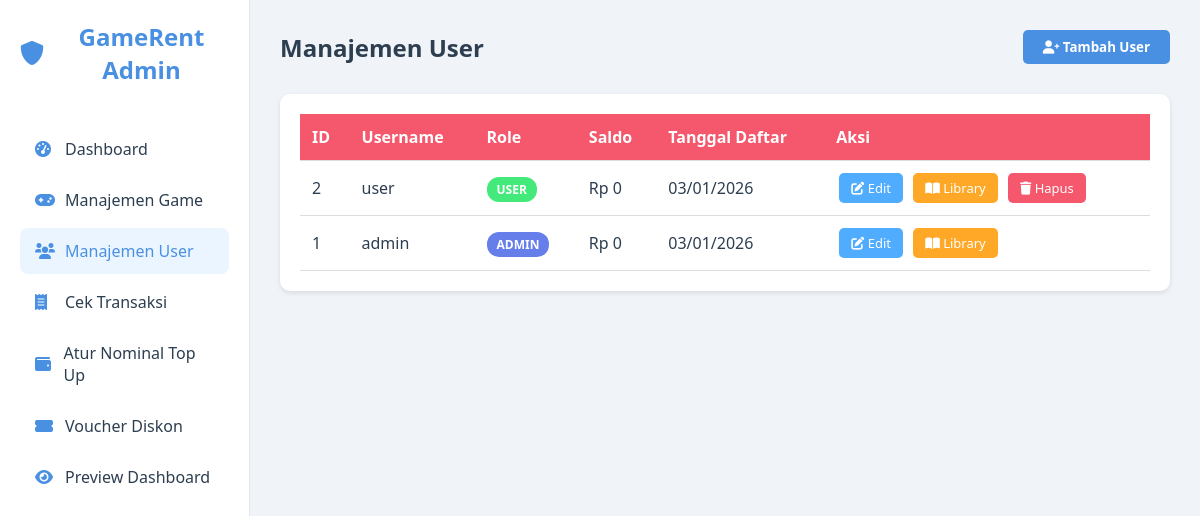
/admin_users.php (signed in), run on the app's committed database.
### tables this page shows
CREATE TABLE `users` (
  `id` int(11) NOT NULL,
  `username` varchar(50) NOT NULL,
  `password` varchar(255) NOT NULL,
  `role` enum('admin','user') DEFAULT 'user',
  `saldo` decimal(10,2) DEFAULT 0.00,
  `created_at` timestamp NOT NULL DEFAULT current_timestamp()
);

### admin_users.php (the view, shortened to what this page needs)
<?php
include 'config/database.php';
$users_query = "SELECT * FROM users ORDER BY id DESC";
$users_result = mysqli_query($conn, $users_query);
?>
<!DOCTYPE html>
<html lang="id">
<head>
    <link rel="stylesheet" href="https://cdnjs.cloudflare.com/ajax/libs/font-awesome/6.0.0/css/all.min.css">
    <link rel="stylesheet" href="aset/style.css">
</head>
<body>
    <?php include 'aset/admin_sidebar.php'; ?>
    <main class="main-content">
        <header class="top-bar">
            <div class="welcome-text">
                <h2>Manajemen User</h2>
            </div>
            <div class="user-action">
                <button class="btn btn-primary" onclick="openModal('addModal')">
                    <i class="fas fa-user-plus"></i> Tambah User
                </button>
            </div>
        </header>
        <section>
            <div class="table-container">
                <table>
                    <thead>
                        <tr>
                            <th>ID</th>
                            <th>Username</th>
                            <th>Role</th>
                            <th>Saldo</th>
                            <th>Tanggal Daftar</th>
                            <th>Aksi</th>
                        </tr>
                    </thead>
                    <tbody>
                        <?php while($user = mysqli_fetch_assoc($users_result)): ?>
                        <tr>
                            <td><?= $user['id'] ?></td>
                            <td><?= htmlspecialchars($user['username']) ?></td>
                            <td>
                                <span class="badge badge-<?= $user['role'] ?>">
                                    <?= strtoupper($user['role']) ?>
                                </span>
                            </td>
                            <td>Rp <?= number_format($user['saldo']) ?></td>
                            <td><?= date('d/m/Y', strtotime($user['created_at'])) ?></td>
                            <td>
                                <a href="javascript:void(0)" onclick='editUser(<?= json_encode($user) ?>)' class="btn-action btn-edit">
                                    <i class="fas fa-edit"></i> Edit
                                </a>
                                <a href="admin_library.php?user_id=<?= $user['id'] ?>" class="btn-action btn-reset">
                                    <i class="fas fa-book-open"></i> Library
                                </a>
                                <?php if($user['role'] !== 'admin'): ?>
                                <a href="?delete=<?= $user['id'] ?>" onclick="return confirm('Yakin hapus user ini?')" class="btn-action btn-delete">
                                    <i class="fas fa-trash"></i> Hapus
                                </a>
                                <?php endif; ?>
                            </td>
                        </tr>
                        <?php endwhile; ?>
                    </tbody>
                </table>
            </div>
        </section>
    </main>
</body>
</html>

### aset/style.css (style rules this page uses)
:root { --bg-body: #F0F4F8; --bg-sidebar: #FFFFFF; --primary: #4A90E2; --primary-hover: #357ABD; --text-dark: #2C3E50; --text-grey: #95A5A6; --border-color: #E1E8ED; --danger: #e74c3c; --success: #2ecc71; }
* { margin: 0; padding: 0; box-sizing: border-box; font-family: 'Segoe UI', Tahoma, Geneva, Verdana, sans-serif; }
body { background-color: var(--bg-body); color: var(--text-dark); display: flex; min-height: 100vh; }
a { text-decoration: none; }
.main-content { margin-left: 250px; flex: 1; padding: 30px; }
.top-bar { display: flex; justify-content: space-between; align-items: center; margin-bottom: 30px; }
.user-action { display: flex; align-items: center; gap: 15px; }
.btn { padding: 8px 20px; border-radius: 5px; font-weight: bold; transition: 0.3s; border: none; cursor: pointer; display: inline-block; }
.btn-primary { background-color: var(--primary); color: white; }

### admin_users.php (style rules this page uses)
.table-container { background: white; border-radius: 10px; padding: 20px; box-shadow: 0 2px 5px rgba(0,0,0,0.1); overflow-x: auto; }
table { width: 100%; border-collapse: collapse; }
th, td { padding: 12px; text-align: left; border-bottom: 1px solid #ddd; }
th { background-color: #f5576c; color: white; font-weight: 600; }
.btn-action { padding: 6px 12px; margin: 0 3px; border-radius: 5px; text-decoration: none; font-size: 13px; display: inline-block; border: none; cursor: pointer; }
.btn-edit { background: #4facfe; color: white; }
.btn-delete { background: #f5576c; color: white; }
.btn-reset { background: #ffa726; color: white; }
.badge { padding: 4px 10px; border-radius: 12px; font-size: 12px; font-weight: bold; }
.badge-admin { background: #667eea; color: white; }
.badge-user { background: #43e97b; color: white; }

### data on the page
users: id "2", username "user", role "USER", saldo "0", created_at "03/01/2026"
users: id "1", username "admin", role "ADMIN", saldo "0", created_at "03/01/2026"
